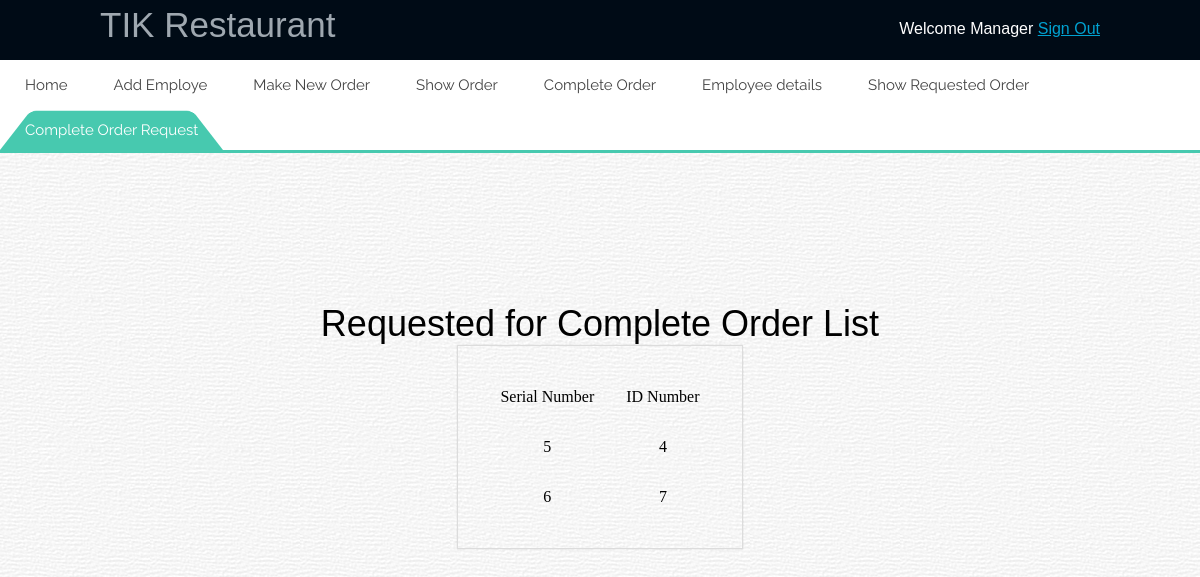
/requestfromemployee.php (signed in), run on the app's committed database.
### tables this page shows
CREATE TABLE IF NOT EXISTS `users` (
`user_id` int(5) NOT NULL,
  `user_name` varchar(25) NOT NULL,
  `user_email` varchar(35) NOT NULL,
  `user_pass` varchar(50) NOT NULL,
  `designation` int(5) NOT NULL,
  `chefavlinfo` int(5) NOT NULL,
  `waiteravlinfo` int(5) NOT NULL,
  `total_order` int(11) NOT NULL
);

CREATE TABLE IF NOT EXISTS `requestcomplete` (
`id_req` int(11) NOT NULL,
  `name_id` varchar(13) NOT NULL
);

### requestfromemployee.php (the view, shortened to what this page needs)
 <?php
 include_once 'dbconnect.php';
 $res=mysqli_query($con,"SELECT * FROM users WHERE user_id=".$_SESSION['user']);
 $userRow=mysqli_fetch_array($res);
 ?>
 <!DOCTYPE html >
<html >
<head>
<link rel="stylesheet" href="style.css" type="text/css" />
<link rel="stylesheet" href="styles.css">
</head>
<body background="pic/70276-vintage-background.png">
 <div id="header">
         <div id="left">
            <label>TIK Restaurant</label>
         </div>
         <div id="right">
            <div id="content">
               Welcome <?php echo $userRow['user_name']; ?>&nbsp;<a href="logout.php?logout">Sign Out</a>
            </div>
         </div>
      </div>
      <div id='cssmenu'>
      <ul>
         <li><a href='admin.php'>Home</a></li>
         <li><a href='register.php'>Add Employe</a></li>
         <li><a href='makeorder.php'>Make New Order</a></li>
         <li><a href='showorder.php'>Show Order</a></li>
         <li><a href='makecomplete.php'>Complete Order</a></li>
         <li><a href='employee.php'>Employee details</a></li>
		 <li><a href='requestedorder.php'>Show Requested Order</a></li>
		 <li class='active'><a href='requestfromemployee.php'>Complete Order Request</a></li>
      </ul>
    </div>
<?php
$query=mysqli_query($con,"SELECT * FROM requestcomplete") or die(mysqli_error());
if(mysqli_num_rows($query)>0):
?>
<tr>
         <div id="body">
            <a>Requested for Complete Order List </a>
         </div>
      </tr>
      <form method="post">
<center>
<table>
<center>
  <tr>
    <td align="center">Serial Number</td>
    <td align="center">ID Number</td>
  </tr>
  <?php
  while($row=mysqli_fetch_object($query)):?>
  <tr>
    <td align="center"><?php echo $row->id_req;?></td>
    <td align="center"><?php echo $row->name_id; ?></td>
  <?php endwhile;?>
   </form>
<?php
else: ?>
<h3>No Results found.</h3>
<?php endif; ?>
</body>
</html>

### style.css (style rules this page uses)
* { margin:0; padding:0; }
table { border:solid #dcdcdc 1px; padding:25px; box-shadow: 0px 0px 1px rgba(0,0,0,0.2); }
table tr,td { padding:15px; //border:solid #e1e1e1 1px; }
* #header { width:100%; height:60px; background:rgba(00,11,22,33); color:#9fa8b0; font-family:Verdana, Geneva, sans-serif; }
#header #left { float:left; position:relative; }
#header #left label { position:relative; top:5px; left:100px; font-size:35px; }
#header #right { float:right; position:relative; }
#header #right #content { position:relative; top:20px; right:100px; color:#fff; }
#header #right #content a { color:#00a2d1; }
#body { text-align:center; margin-top:150px; font-family:Verdana, Geneva, sans-serif; font-size:36px; }

### styles.css (style rules this page uses)
#cssmenu, #cssmenu ul, #cssmenu ul li, #cssmenu ul li a { margin: 0; padding: 0; border: 0; list-style: none; line-height: 1; display: block; position: relative; -webkit-box-sizing: border-box; -moz-box-sizing: border-box; box-sizing: border-box; }
#cssmenu:after, #cssmenu > ul:after { content: "."; display: block; clear: both; visibility: hidden; line-height: 0; height: 0; }
#cssmenu { width: auto; border-bottom: 3px solid #47c9af; font-family: Raleway, sans-serif; line-height: 1; }
#cssmenu ul { background: #ffffff; }
#cssmenu > ul > li { float: left; }
#cssmenu > ul > li > a { z-index: 2; padding: 18px 25px 12px 25px; font-size: 15px; font-weight: 400; text-decoration: none; color: #444444; -webkit-transition: all .2s ease; -moz-transition: all .2s ease; -ms-transition: all .2s ease; -o-transition: all .2s ease; transition: all .2s ease; margin-right: -4px; }
#cssmenu > ul > li.active > a, #cssmenu > ul > li:hover > a, #cssmenu > ul > li > a:hover { color: #ffffff; }
#cssmenu > ul > li > a:after { position: absolute; left: 0; bottom: 0; right: 0; z-index: -1; width: 100%; height: 120%; border-top-left-radius: 8px; border-top-right-radius: 8px; content: ""; -webkit-transition: all .2s ease; -o-transition: all .2s ease; transition: all .2s ease; -webkit-transform: perspective(5px) rotateX(2deg); -webkit-transform-origin: bottom; -moz-transform: perspective(5px) rotateX(2deg); -moz-transform-origin: bottom; transform: perspective(5px) rotateX(2deg); transform-origin: bottom; }
#cssmenu > ul > li.active > a:after, #cssmenu > ul > li:hover > a:after, #cssmenu > ul > li > a:hover:after { background: #47c9af; }

### data on the page
users: user_name "Manager"
requestcomplete: id_req "5", name "4"
requestcomplete: id_req "6", name "7"
